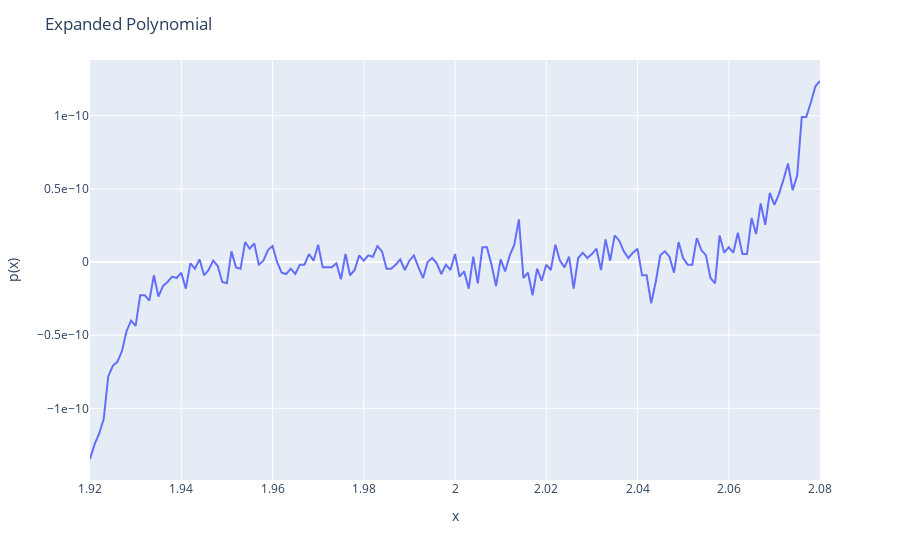

Here is the notebook cell this chart was saved with:
### Code cell
# calculate y using the expanded version of (x-2)^2
y_full = x**9 - 18*x**8 + 144*x**7 - 672*x**6 + 2016*x**5 - 4032*x**4 + 5376*x**3 - 4608*x**2 + 2304*x - 512
fig = px.line(x = x, y = y_full)

# Plot!
fig.update_layout(
    title="Expanded Polynomial",
    xaxis_title="x",
    yaxis_title="p(x)",
    yaxis = dict(
        showexponent = 'all',
        exponentformat = 'e'
    ))
fig.show()

### Figure 1 — Plotly figure (JSON) as saved in the notebook; plotly's stock layout.template omitted (floating-point values rounded to 4 significant figures; data arrays with more than 128 entries replaced by an {"elided": "..."} marker saying what was removed)
{"data": [{"hovertemplate": "x=%{x}<br>y=%{y}<extra></extra>", "legendgroup": "", "line": {"color": "#636efa", "dash": "solid"}, "marker": {"symbol": "circle"}, "mode": "lines", "name": "", "orientation": "v", "showlegend": false, "type": "scatter", "x": {"elided": "161 float values"}, "xaxis": "x", "y": {"elided": "161 float values"}, "yaxis": "y"}], "layout": {"legend": {"tracegroupgap": 0}, "margin": {"t": 60}, "title": {"text": "Expanded Polynomial"}, "xaxis": {"anchor": "y", "domain": [0, 1], "title": {"text": "x"}}, "yaxis": {"anchor": "x", "domain": [0, 1], "exponentformat": "e", "showexponent": "all", "title": {"text": "p(x)"}}}}
